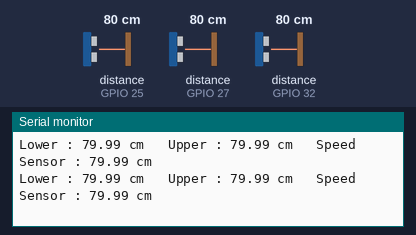
Bench run of a sketch on a simulated ESP32. On the bench: the last lines printed to the serial monitor. Wiring (inferred from the names in the program): 3 × ultrasonic range finder: trigger GPIO 14, echo GPIO 27 / trigger GPIO 26, echo GPIO 25 / trigger GPIO 33, echo GPIO 32. Inputs (shaded band) come from the test bench; at power-on: distance to the obstacle (sensors on GPIO 32, GPIO 25, GPIO 27) 80 cm. The echo pulse lasts 58.3 µs per cm; no radio packets arrive unless stated.

Above: at 2.8 s.
2.9 s: distance to the obstacle (sensor on GPIO 32) set to 16 cm
At 2.93 s:
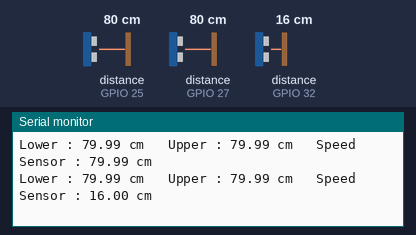
4.4 s: distance to the obstacle (sensor on GPIO 32) set to 13 cm
At 4.5 s:
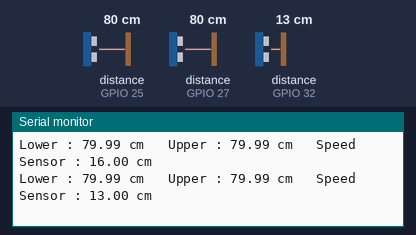
Timing chart, 0 to 7.4 s (numbered marks = the images above; inputs shaded):
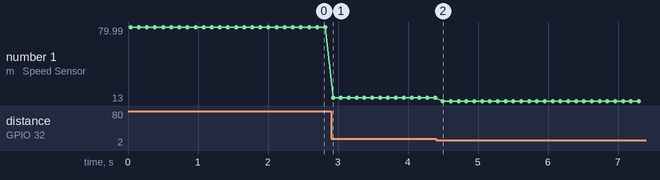

Measured:
- after the input at 2.9 s, the serial monitor: prints a new line at once (image 1)
- after the input at 4.4 s, the serial monitor: prints a new line after 0.10 s (image 2)
- plotted number 1: 79.99 → 16 after the input at 2.9 s, 16 → 13 after the input at 4.4 s

The sketch:

sender_up.ino
```cpp
#include <SPI.h>
#include <LoRa.h>

#define SS      5
#define DIO0    4

// U1 - Lower Detection Sensor
#define TRIG1   14
#define ECHO1   27

// U2 - Upper Height Sensor
#define TRIG2   26
#define ECHO2   25

// U3 - Speed Sensor
#define TRIG3   33
#define ECHO3   32

#define SENSOR_DISTANCE 0.20      // Distance between U1 and U3 (20 cm)
#define CURVE_DISTANCE 1.0      // Distance from sensor to curve (meters)
#define VEHICLE_TIMEOUT 5000    // Max ms to wait for speed sensor before auto-resetting

bool vehiclePresent = false;

unsigned long t1 = 0;
unsigned long t2 = 0;

String vehicleType = "";

float getDistance(int trigPin, int echoPin)
{
  digitalWrite(trigPin, LOW);
  delayMicroseconds(2);

  digitalWrite(trigPin, HIGH);
  delayMicroseconds(10);

  digitalWrite(trigPin, LOW);

  long duration = pulseIn(echoPin, HIGH, 30000);

  if (duration == 0)
    return 999;

  return duration * 0.0343 / 2.0;
}

void setup()
{
  Serial.begin(115200);

  pinMode(TRIG1, OUTPUT);
  pinMode(ECHO1, INPUT);

  pinMode(TRIG2, OUTPUT);
  pinMode(ECHO2, INPUT);

  pinMode(TRIG3, OUTPUT);
  pinMode(ECHO3, INPUT);

  LoRa.setPins(SS, -1, DIO0);

  if (!LoRa.begin(433E6))
  {
    Serial.println("LoRa Initialization Failed!");
    while (1);
  }

  // Must match ESP8266 Receiver
  LoRa.setSpreadingFactor(7);
  LoRa.setSignalBandwidth(125E3);
  LoRa.setCodingRate4(5);
  LoRa.setTxPower(17);
  LoRa.setPreambleLength(8);
  LoRa.setSyncWord(0x12);
  LoRa.enableCrc();

  Serial.println();
  Serial.println("=================================");
  Serial.println("UPPER ESP32 NODE READY");
  Serial.println("=================================");
}

void loop()
{
  float lowerDist = getDistance(TRIG1, ECHO1);
  float upperDist = getDistance(TRIG2, ECHO2);
  float speedDist = getDistance(TRIG3, ECHO3);

  Serial.print("Lower : ");
  Serial.print(lowerDist);
  Serial.print(" cm   ");

  Serial.print("Upper : ");
  Serial.print(upperDist);
  Serial.print(" cm   ");

  Serial.print("Speed Sensor : ");
  Serial.print(speedDist);
  Serial.println(" cm");
  if (vehiclePresent && (millis() - t1 > VEHICLE_TIMEOUT))
  {
  Serial.println("Vehicle timeout - resetting detection");
  vehiclePresent = false;
  }
  if (lowerDist < 15 && !vehiclePresent)
  {
    vehiclePresent = true;
    t1 = millis();

    if (upperDist < 15)
      vehicleType = "HEAVY";
    else
      vehicleType = "LIGHT";

    Serial.println();
    Serial.println("----------------------------");
    Serial.println("Vehicle Detected");
    Serial.print("Vehicle Type : ");
    Serial.println(vehicleType);
    Serial.println("----------------------------");
  }

  if (vehiclePresent && speedDist < 15)
  {
    t2 = millis();

    float timeSec = (t2 - t1) / 1000.0;

    if (timeSec > 0)
    {
      float speed_mps = SENSOR_DISTANCE / timeSec;
      float speed_kmph = speed_mps * 3.6;

      String packet =
        "UP," +
        vehicleType +
        "," +
        String(speed_kmph, 1) +
        "," +
        String((int)CURVE_DISTANCE);

      Serial.println();
      Serial.println("******** VEHICLE DATA ********");

      Serial.print("Type          : ");
      Serial.println(vehicleType);

      Serial.print("Time          : ");
      Serial.print(timeSec);
      Serial.println(" sec");

      Serial.print("Speed         : ");
      Serial.print(speed_kmph);
      Serial.println(" km/h");

      Serial.print("Distance      : ");
      Serial.print(CURVE_DISTANCE);
      Serial.println(" m");

      Serial.print("LoRa Packet   : ");
      Serial.println(packet);
      Serial.print("Sending: ");
      Serial.println(packet);
      LoRa.beginPacket();
      LoRa.print(packet);
      int status = LoRa.endPacket();
      Serial.print("endPacket() returned: ");
      Serial.println(status);

      Serial.print("LoRa TX       : ");

      if (status == 1)
        Serial.println("SUCCESS");
      else
        Serial.println("FAILED");

      Serial.println("******************************");
      Serial.println();

      vehiclePresent = false;

      delay(1000);
    }
  }

  delay(100);
}
```
